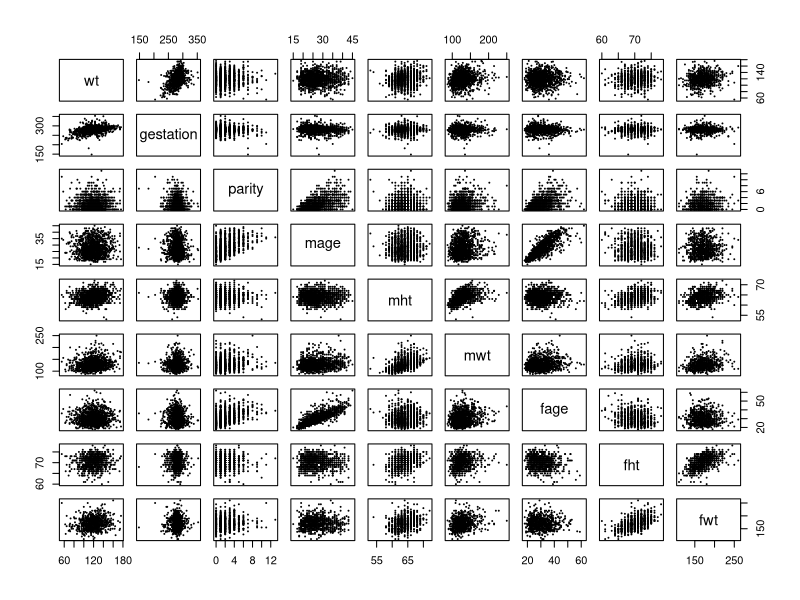
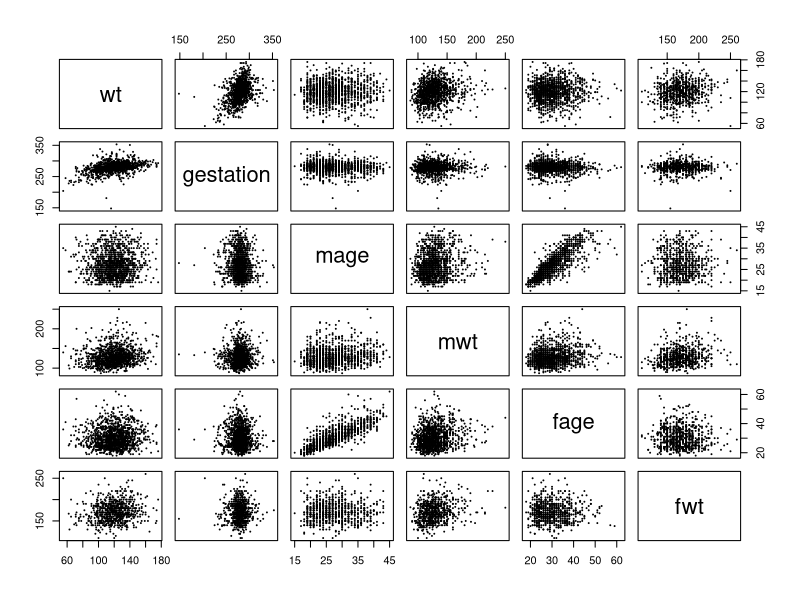
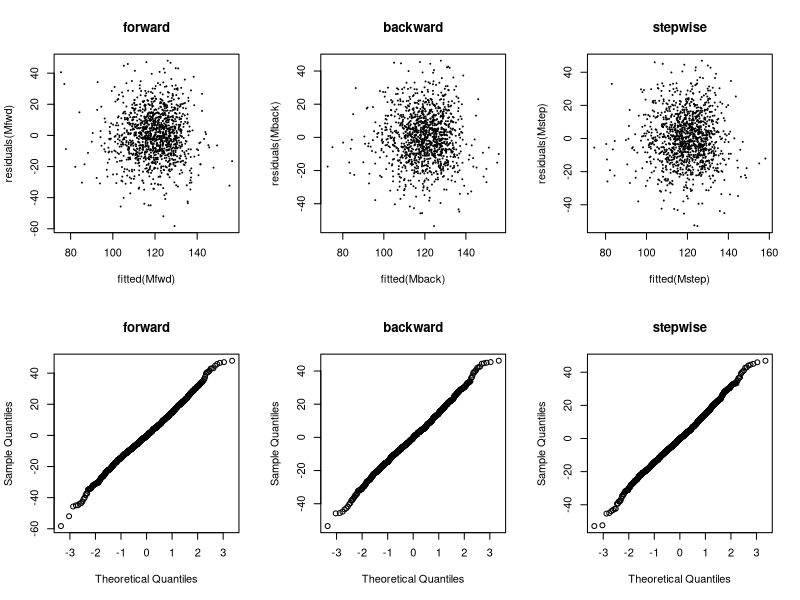
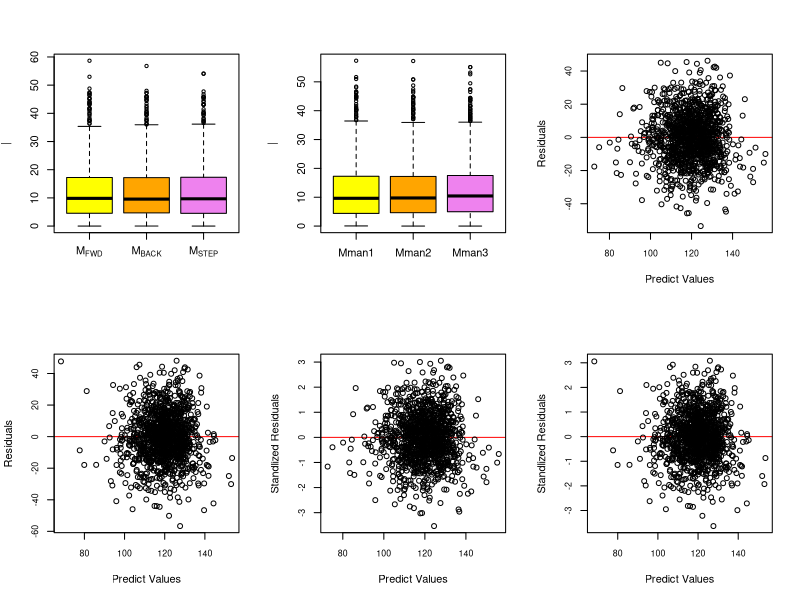
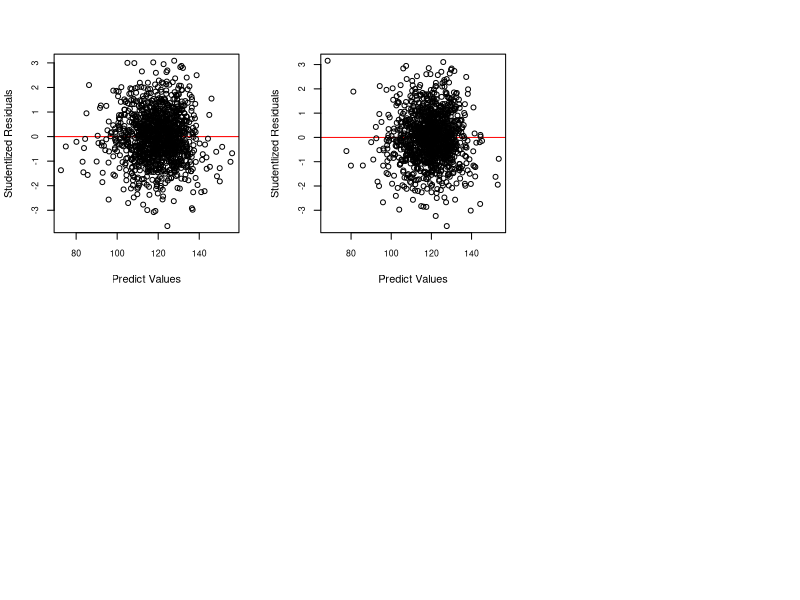
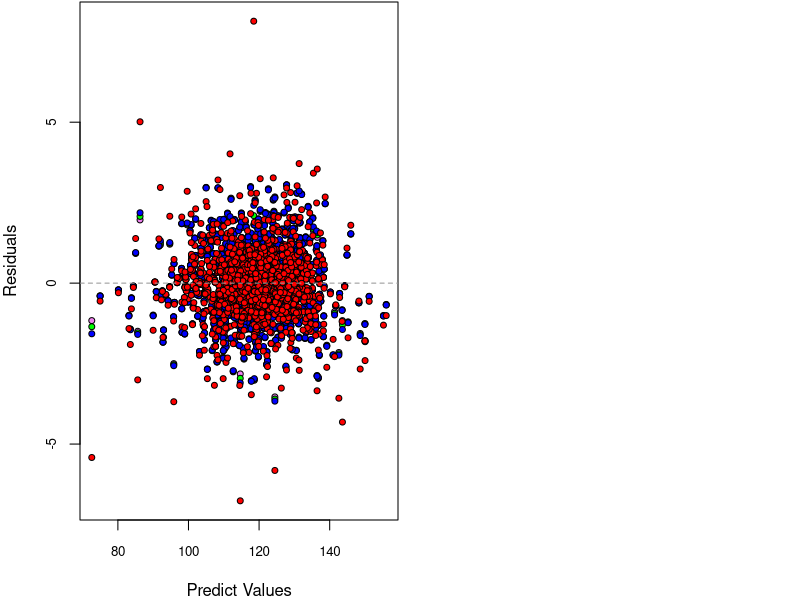
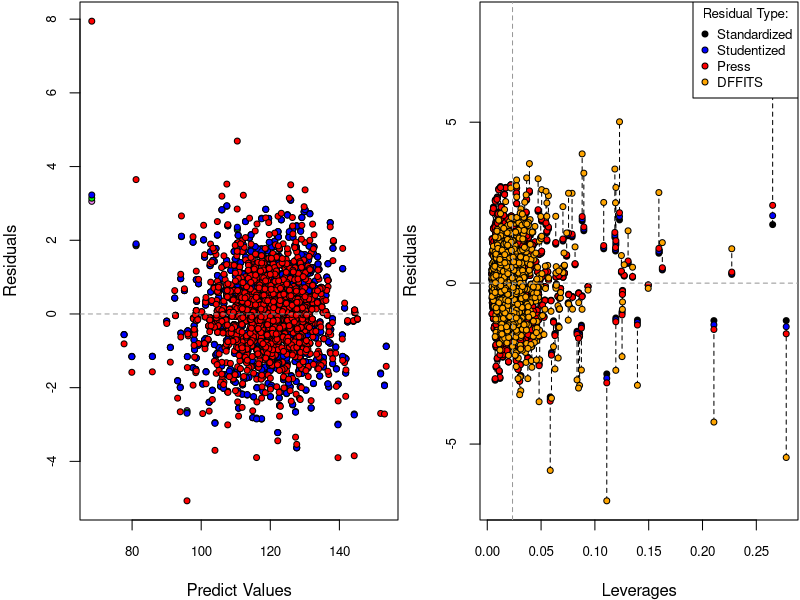
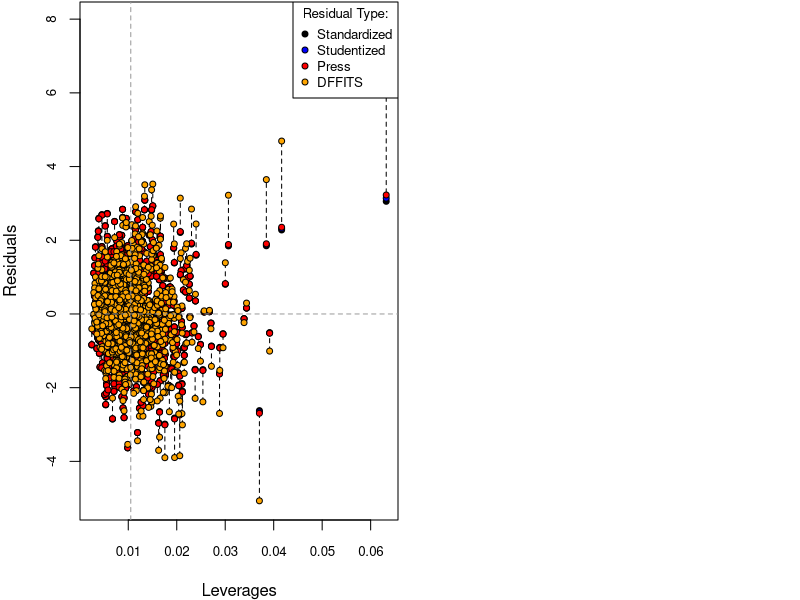

R code for these plots, in order:
## ---- chunk 1
library(mice)
chds_births <- read.csv(file = "chds_births.csv")
summary(chds_births)
## ---- chunk 2
chds_births$marital[!chds_births$marital %in% c(1:5)] = NA
chds_births$meth[chds_births$meth %in% c(0,1,2,3,4,5)] = 0
chds_births$meth[chds_births$meth %in% c(6)] = 1
chds_births$meth[chds_births$meth %in% c(7)] = 2
chds_births$meth[chds_births$meth %in% c(8)] = 3
chds_births$meth[chds_births$meth %in% c(9)] = 4
chds_births$meth[chds_births$meth %in% c(10)] = 5
chds_births$feth[chds_births$feth %in% c(0,1,2,3,4,5)] = 0
chds_births$feth[chds_births$feth %in% c(6)] = 1
chds_births$feth[chds_births$feth %in% c(7)] = 2
chds_births$feth[chds_births$feth %in% c(8)] = 3
chds_births$feth[chds_births$feth %in% c(9)] = 4
chds_births$feth[chds_births$feth %in% c(10)] = 5
chds_births$meth <- as.factor(chds_births$meth)
chds_births$med <- as.factor(chds_births$med)
chds_births$feth <- as.factor(chds_births$feth)
chds_births$fed <- as.factor(chds_births$fed)
chds_births$marital <- as.factor(chds_births$marital)
chds_births$smoke <- as.factor(chds_births$smoke)
chds_births$time <- as.factor(chds_births$time)
chds_births$number <- as.factor(chds_births$number)
## ---- chunk 3
summary(chds_births)
## ---- chunk 4
pairs(~wt + gestation + parity + mage + mht + mwt + fage + fht + fwt,cex = .05,  data = chds_births)
pairs(~wt + gestation + mage + mwt + fage + fwt,cex = .05,  data = chds_births)
## ---- chunk 5
births_mice <- mice(chds_births, method = "sample", seed = 1)
births_clean <- complete(births_mice)
summary(births_clean)
anyNA(births_clean)
births_clean
levels(births_clean$time)
levels(births_clean$number)
## ---- chunk 6

levels(births_clean$meth)
levels(births_clean$meth)[1] <- "Caucasian"
levels(births_clean$meth)[3] <- "African-American"
levels(births_clean$meth)[c(2,4,5,6)]<- "others"

levels(births_clean$med)[2] <- "middle-school"
levels(births_clean$med)[3] <- "high-school"
levels(births_clean$med)[5] <- "high-school + some college"
levels(births_clean$med)[6] <- "college graduate"
levels(births_clean$med)[c(1,4,7,8)]<- "others"


levels(births_clean$feth)
levels(births_clean$feth)[1] <- "Caucasian"
levels(births_clean$feth)[3] <- "African-American"
levels(births_clean$feth)[c(2,4,5,6)]<- "others"

levels(births_clean$fed)[2] <- "middle-school"
levels(births_clean$fed)[3] <- "high-school"
levels(births_clean$fed)[5] <- "high-school + some college"
levels(births_clean$fed)[6] <- "college graduate"
levels(births_clean$fed)[c(1,4,7,8)]<- "others"


levels(births_clean$marital)[1] <- "married"
levels(births_clean$marital)[c(2,3,4,5)] <- "others"

births_clean$smoke = NULL

levels(births_clean$time)[1] <- "never smoked"
levels(births_clean$time)[2] <- "still smokes"
levels(births_clean$time)[c(3,4,5,6,7,8,9,10)] <- "others"


levels(births_clean$number)[1] <- "never smoked"
levels(births_clean$number)[2] <- "1-4"
levels(births_clean$number)[3] <- "5-9"
levels(births_clean$number)[6] <- "20-29"
levels(births_clean$number)[c(4,5,7,8,9,10)] <- "others"


summary(births_clean)
## ---- chunk 7
M0 <- lm(wt ~ 1, data = chds_births)
Mmax <- lm(wt ~ (.)^2, data = chds_births)
beta.max <- coef(Mmax)
names(beta.max)[is.na(beta.max)]
## ---- chunk 8
Mmax <- lm(wt ~ (. -marital -fed -feth -number -time - meth -med)^2 + marital+ fed +feth +number +time + meth +med, data = chds_births)
Mstart <- lm(wt ~ ., data = chds_births)
beta.max <- coef(Mmax)
names(beta.max)[is.na(beta.max)]
anyNA(coef(Mmax))
## ---- chunk 9
M0 <- lm(wt ~ 1, data = births_clean)
Mmax <- lm(wt ~ (. -marital -fed -feth -number -time - meth -med)^2 + marital + fed +feth +number +time + meth + med , data = births_clean)
Mstart <- lm(wt ~ ., data = births_clean)
beta.max <- coef(Mmax)
names(beta.max)[is.na(beta.max)]
anyNA(coef(Mmax))
## ---- chunk 10
system.time({
  Mfwd <- step(object = M0, # starting point model
               scope = list(lower = M0, upper = Mmax), # smallest and largest model
               direction = "forward", trace = FALSE) # trace prints out information
})
Mfwd
## ---- chunk 11
system.time({
  Mback <- step(object = Mmax, # starting point model
                scope = list(lower = M0, upper = Mmax),
                direction = "backward", trace = FALSE)
})
Mback
## ---- chunk 12
system.time({
  Mstep <- step(object = Mstart,
                scope = list(lower = M0, upper = Mmax),
                direction = "both", trace = FALSE)
})
Mstep
## ---- chunk 13
c(fwd = length(coef(Mfwd)), back = length(coef(Mback)), step = length(coef(Mstep)))
## ---- chunk 14
par(mfrow=c(2,3))
plot(fitted(Mfwd), residuals(Mfwd), main="forward", cex = .2)
plot(fitted(Mback), residuals(Mback), main="backward", cex = .2)
plot(fitted(Mstep), residuals(Mstep), main="stepwise", cex =.2)
qqnorm(residuals(Mfwd), main="forward")
qqnorm(residuals(Mback), main="backward")
qqnorm(residuals(Mstep), main="stepwise")
## ---- chunk 15
M1 <- Mfwd
M2 <- Mback
M3 <- Mstep
Mnames <- expression(M[FWD], M[BACK], M[STEP])

# press for 3 automated models
press1 <- resid(M1)/(1-hatvalues(M1))
press2 <- resid(M2)/(1-hatvalues(M2))
press3 <- resid(M3)/(1-hatvalues(M3))
PRESS = c(sum(press1^2), sum(press2^2), sum(press3^2))

# R^2 for 3 automated models
r_square1 <- summary(Mfwd)$r.squared
r_square2 <- summary(Mback)$r.squared
r_square3 <- summary(Mstep)$r.squared
R_Squared <- c(r_square1,r_square2,r_square3)

# AIC for 3 automated models
AIC1 <- AIC(M1)
AIC2 <- AIC(M2)
AIC3 <- AIC(M3)
AIC = c(AIC1,AIC2,AIC3)

# display results
disp <- rbind(AIC,PRESS,R_Squared)
colnames(disp) <- Mnames
disp

#plot PRESS statistics
boxplot(x = list(abs(press1),abs(press2),abs(press3)), names = Mnames,
        ylab = expression("|", PRESS[i], "|"),col = c("yellow","orange","violet"))
              
## ---- chunk 16
Mman1 <- lm(formula = wt ~ gestation + parity + mage + mht + mwt + fage + 
    fht + fwt + income  + number + meth,  data = births_clean)
Mman2 <- lm(formula = wt ~ gestation  + mht + meth + parity + number + 
    mwt + fht + income,  data = births_clean)
Mman3 <- lm(formula = wt ~ gestation + mage + fage  + time + number + meth + feth, 
            data = births_clean)
Mnames <- expression(Mman1, Mman2, Mman3)

# press for 3 automated models
press1 <- resid(Mman1)/(1-hatvalues(Mman1))
press2 <- resid(Mman2)/(1-hatvalues(Mman2))
press3 <- resid(Mman3)/(1-hatvalues(Mman3))
PRESS = c(sum(press1^2), sum(press2^2), sum(press3^2))

# R^2 for 3 automated models
r_square1 <- summary(Mman1)$r.squared
r_square2 <- summary(Mman2)$r.squared
r_square3 <- summary(Mman3)$r.squared
R_Squared <- c(r_square1,r_square2,r_square3)

# AIC for 3 automated models
AIC1 <- AIC(Mman1)
AIC2 <- AIC(Mman2)
AIC3 <- AIC(Mman3)
AIC = c(AIC1,AIC2,AIC3)

# display results
disp <- rbind(AIC,PRESS,R_Squared)
colnames(disp) <- Mnames
disp

#plot PRESS statistics
boxplot(x = list(abs(press1),abs(press2),abs(press3)), names = Mnames,
        ylab = expression("|", PRESS[i], "|"),col = c("yellow","orange","violet"))

## ---- chunk 17
Model1 <- Mback
Model2 <- Mman2

h1 <- hatvalues(Model1)
h2 <- hatvalues(Model2)

y1.hat <- predict(Model1)
y2.hat <- predict(Model2)
## ---- chunk 18
Re1 <- residuals(Model1)
Re2 <- residuals(Model2)

StanRe1 <- Re1/sigma(Model1)
StanRe2 <- Re2/sigma(Model2)

StudRe1 <- StanRe1 / sqrt(1-hatvalues(Model1))
StudRe2 <- StanRe2 / sqrt(1-hatvalues(Model2))

## ---- chunk 19
plot(predict(Model1), Re1, xlab = "Predict Values", ylab = "Residuals", cex.axis = .8,
     abline(h = mean(Re1), col = "red"))
plot(predict(Model2), Re2, xlab = "Predict Values", ylab = "Residuals", cex.axis = .8,
     abline(h = mean(Re2), col = "red"))
## ---- chunk 20
plot(predict(Model1), StanRe1, xlab = "Predict Values", ylab = "Standlized Residuals", cex.axis = .8,
     abline(h = mean(StanRe1), col = "red"))
plot(predict(Model2), StanRe2, xlab = "Predict Values", ylab = "Standlized Residuals", cex.axis = .8,
     abline(h = mean(StanRe2), col = "red"))
## ---- chunk 21
plot(predict(Model1), StudRe1, xlab = "Predict Values", ylab = "Studentlized Residuals", cex.axis = .8,
     abline(h = mean(StudRe1), col = "red"))
plot(predict(Model2), StudRe2, xlab = "Predict Values", ylab = "Studentlized Residuals", cex.axis = .8,
     abline(h = mean(StudRe2), col = "red"))
## ---- chunk 22
press_model1 <- Re1/(1 - hatvalues(Model1))
press_model2 <- Re2/(1 - hatvalues(Model2))
## ---- chunk 23
dfts1 <- dffits(Model1)
dfts2 <- dffits(Model2)
## ---- chunk 24
# standlize each of these
p1 <- length(coef(Model1))
n1 <- nobs(Model1)
hbar1 <- p1/n1
StudRe1.stan <- StudRe1 * sqrt(1-hbar1)
press_model1.stan <- press_model1*(1-hbar1)/sigma(Model1)
dfts1.stan <- dfts1*(1-hbar1)/sqrt(hbar1)

# plots all 
par(mfrow = c(1,2), mar = c(4,4,.1,.1))
plot(predict(Model1), rep(0, length(predict(Model1))),
     type = "n",
     ylim = range(StanRe1,StudRe1.stan,dfts1.stan,press_model1.stan),
     xlab = "Predict Values", 
     ylab = "Residuals", 
     cex.axis = .8)
segments(x0 = h1,
        y0 = pmin(StanRe1, StudRe1.stan, press_model1.stan, dfts1.stan),
        y1 = pmax(StanRe1, StudRe1.stan, press_model1.stan, dfts1.stan),
        lty = 2)
points(predict(Model1), StanRe1, pch = 21, bg = "violet", cex = .8)
points(predict(Model1), StudRe1.stan, pch = 21, bg = "green", cex = .8)
points(predict(Model1), press_model1.stan, pch = 21, bg = "blue", cex = .8)
points(predict(Model1), dfts1.stan, pch = 21, bg = "red", cex = .8)
abline(h = 0, col = "grey60", lty =2) #horizontal line

## model2
# standlize each of these
p2 <- length(coef(Model2))
n2 <- nobs(Model2)
hbar2 <- p2/n2
StudRe2.stan <- StudRe2 * sqrt(1-hbar2)
press_model2.stan <- press_model2*(1-hbar2)/sigma(Model2)
dfts2.stan <- dfts2*(1-hbar2)/sqrt(hbar2)

# plots all 
par(mfrow = c(1,2), mar = c(4,4,.1,.1))
plot(predict(Model2), rep(0, length(predict(Model2))),
     type = "n",
     ylim = range(StanRe2,StudRe2.stan,dfts2.stan,press_model2.stan),
     xlab = "Predict Values", 
     ylab = "Residuals", 
     cex.axis = .8)
segments(x0 = h2,
        y0 = pmin(StanRe2, StudRe2.stan, press_model2.stan, dfts2.stan),
        y1 = pmax(StanRe2, StudRe2.stan, press_model2.stan, dfts2.stan),
        lty = 2)
points(predict(Model2), StanRe2, pch = 21, bg = "violet", cex = .8)
points(predict(Model2), StudRe2.stan, pch = 21, bg = "green", cex = .8)
points(predict(Model2), press_model2.stan, pch = 21, bg = "blue", cex = .8)
points(predict(Model2), dfts2.stan, pch = 21, bg = "red", cex = .8)
abline(h = 0, col = "grey60", lty =2) #horizontal line


# plots Residuals vs Leverages
# model1
plot(h1, rep(0, length(y1.hat)), type = "n", cex.axis = .8, 
     ylim = range(StanRe1, StudRe1.stan, press_model1.stan, dfts1.stan),
     xlab = "Leverages", ylab = "Residuals")
segments(x0 = h1,
        y0 = pmin(StanRe1, StudRe1.stan, press_model1.stan, dfts1.stan),
        y1 = pmax(StanRe1, StudRe1.stan, press_model1.stan, dfts1.stan),
        lty = 2)
points(h1, StanRe1, pch = 21, bg = "black", cex =.8)
points(h1, StudRe1.stan, pch = 21, bg = "blue", cex =.8)
points(h1,press_model1.stan, pch = 21, bg = "red", cex = .8)
points(h1,dfts1.stan, pch = 21, bg = "orange", cex = .8)
abline(v = hbar1, col = "grey60", lty = 2)
abline(h = 0, col = "grey60", lty =2) #horizontal line
legend("topright",legend = c("Standardized", "Studentized","Press","DFFITS"), pch = 21, pt.bg = c("black", "blue", "red", "orange"), title = "Residual Type:", cex = .8, pt.cex =.8)

# model2
plot(h2, rep(0, length(y2.hat)), type = "n", cex.axis = .8, 
     ylim = range(StanRe2, StudRe2.stan, press_model2.stan, dfts2.stan),
     xlab = "Leverages", ylab = "Residuals")
segments(x0 = h2,
        y0 = pmin(StanRe2, StudRe2.stan, press_model2.stan, dfts2.stan),
        y1 = pmax(StanRe2, StudRe2.stan, press_model2.stan, dfts2.stan),
        lty = 2)
points(h2, StanRe2, pch = 21, bg = "black", cex =.8)
points(h2, StudRe2.stan, pch = 21, bg = "blue", cex =.8)
points(h2,press_model2.stan, pch = 21, bg = "red", cex = .8)
points(h2,dfts2.stan, pch = 21, bg = "orange", cex = .8)
abline(v = hbar2, col = "grey60", lty = 2)
abline(h = 0, col = "grey60", lty =2) #horizontal line
legend("topright",legend = c("Standardized", "Studentized","Press","DFFITS"), pch = 21, pt.bg = c("black", "blue", "red", "orange"), title = "Residual Type:", cex = .8, pt.cex =.8)
## ---- chunk 25
# compute leverage

h1 <- hatvalues(Model1)
h2 <- hatvalues(Model2)

D1 <- cooks.distance(Model1)
D2 <- cooks.distance(Model2)

infl1.ind <- which.max(D1)
infl2.ind <- which.max(D2)

lev1.ind <- h1 > 2*hbar1
lev2.ind <- h2 > 2*hbar2

clrs <- rep("black", len = nobs(Model1))
clrs[lev1.ind] <- "blue"
clrs[infl1.ind] <-"red"
par(mfrow = c(1,1), mar = c(4,4,1,1))
cex <- .8
plot(h1,D1,xlab = "Leverage", ylab = "Cook's Influence Measure", pch = 21, bg = clrs, cex = cex, cex.axis = cex)
abline(v = 2*hbar1, col = "grey60", lty = 2)
legend("topleft", legend = c("High Leverage", "High Influence"), pch = 21, pt.bg = c("blue", "red"),cex = cex, pt.cex = cex)

clrs <- rep("black", len = nobs(Model1))
clrs[lev2.ind] <- "blue"
clrs[infl2.ind] <-"red"
par(mfrow = c(1,1), mar = c(4,4,1,1))
cex <- .8
plot(h2,D2,xlab = "Leverage", ylab = "Cook's Influence Measure", pch = 21, bg = clrs, cex = cex, cex.axis = cex)
abline(v = 2*hbar2, col = "grey60", lty = 2)
legend("topleft", legend = c("High Leverage", "High Influence"), pch = 21, pt.bg = c("blue", "red"),cex = cex, pt.cex = cex)

## ---- chunk 26
plot(predict(Model1), resid(Model1))
entry1 <- which.max(abs(resid(Model1)))
entry1
plot(predict(Model2), resid(Model2))
entry2 <- which.max(abs(resid(Model2)))
entry2
## ---- chunk 27
M1 <- Model1
M2 <- Model2
Mnames_new <- expression(M[Candidate1],M[Candidate2])
# Cross-validation setup
nreps <- 2e3 # number of replications
ntot <- nrow(births_clean) # total number of observations
ntrain <- floor(0.7 * ntot) # size of training set
ntest <- ntot-ntrain # size of test set
mspe1 <- rep(NA, nreps) # sum-of-square errors for each CV replication
mspe2 <- rep(NA, nreps)
logLambda <- rep(NA, nreps) # log-likelihod ratio statistic for each replication
for(ii in 1:nreps) {
  # randomly select training observations
  train.ind <- sample(ntot, ntrain) # training observations
  # refit the models on the subset of training data; ?update for details!
  M1.cv <- update(M1, subset = train.ind)
  M2.cv <- update(M2, subset = train.ind)
  # out-of-sample residuals for both models
  # that is, testing data - predictions with training parameters
  M1.res <- births_clean$wt[-train.ind] -
            predict(M1.cv, newdata = births_clean[-train.ind,])
  M2.res <- births_clean$wt[-train.ind] -
            predict(M2.cv, newdata = births_clean[-train.ind,])
  # mean-square prediction errors
  mspe1[ii] <- mean(M1.res^2)
  mspe2[ii] <- mean(M2.res^2)
  # out-of-sample likelihood ratio
  M1.sigma <- sqrt(sum(resid(M1.cv)^2)/ntrain) # MLE of sigma
  M2.sigma <- sqrt(sum(resid(M2.cv)^2)/ntrain)
  # since res = y - pred, dnorm(y, pred, sd) = dnorm(res, 0, sd)
  logLambda[ii] <- sum(dnorm(M1.res, mean = 0, sd = M1.sigma, log = TRUE))
  logLambda[ii] <- logLambda[ii] -
                   sum(dnorm(M2.res, mean = 0, sd = M2.sigma, log = TRUE))
}
# plot rMSPE and out-of-sample log
par(mfrow = c(1,2))
par(mar = c(4.5, 4.5, .1, .1))
boxplot(x = list(sqrt(mspe1), sqrt(mspe2)), 
        names = Mnames_new, cex = .7,
        ylab = expression(sqrt(MSPE)), col = c("yellow", "orange"))
hist(logLambda, breaks = 50, freq = FALSE,
     xlab = expression(Lambda^{test}),
     main = "", cex = .7)
abline(v = mean(logLambda), col = "red") # average value
